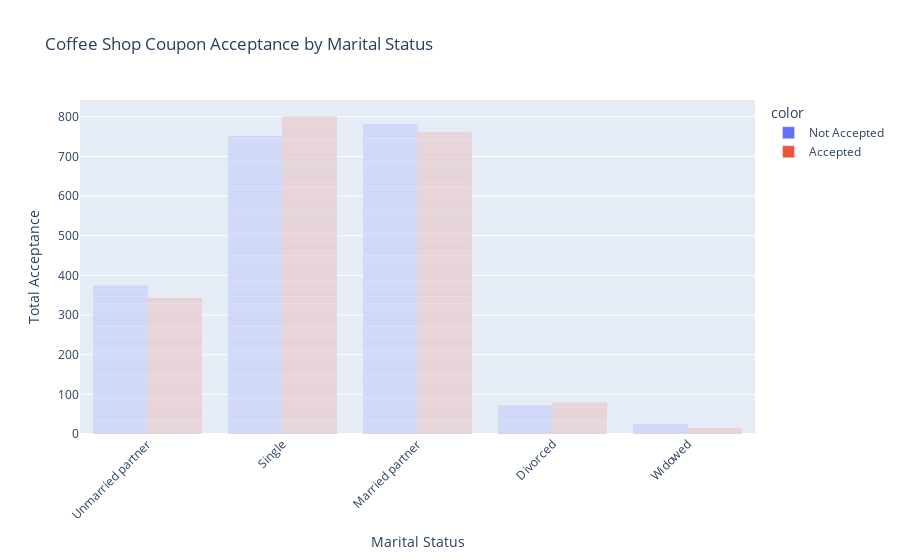

Here is the notebook cell this chart was saved with:
### Markdown cell above
Drivers aged between 21 and 30 accepted more coffee shop coupons than the older drivers. Kids accepted very less coupons.

### Code cell
#maritalStatus
fig4 = px.bar(CS_coupons_df['maritalStatus'], color=CS_coupons_df['coupon_accepted'], 
             title = 'Coffee Shop Coupon Acceptance by Marital Status',
            labels={'value':'Marital Status',
                   'count':'Total Acceptance'},
             barmode='group',
             height=400)
fig4.update_layout(xaxis_tickangle=-45)
fig4.show()

### Figure 1 — Plotly figure (JSON) as saved in the notebook; plotly's stock layout.template omitted (floating-point values rounded to 4 significant figures; data arrays with more than 128 entries replaced by an {"elided": "..."} marker saying what was removed)
{"data": [{"alignmentgroup": "True", "hovertemplate": "color=Not Accepted<br>Marital Status=%{x}<br>Total Acceptance=%{y}<extra></extra>", "legendgroup": "Not Accepted", "marker": {"color": "#636efa", "pattern": {"shape": ""}}, "name": "Not Accepted", "offsetgroup": "Not Accepted", "orientation": "v", "showlegend": true, "textposition": "auto", "type": "bar", "x": {"elided": "2001 str values"}, "xaxis": "x", "y": {"elided": "2001 int values"}, "yaxis": "y"}, {"alignmentgroup": "True", "hovertemplate": "color=Accepted<br>Marital Status=%{x}<br>Total Acceptance=%{y}<extra></extra>", "legendgroup": "Accepted", "marker": {"color": "#EF553B", "pattern": {"shape": ""}}, "name": "Accepted", "offsetgroup": "Accepted", "orientation": "v", "showlegend": true, "textposition": "auto", "type": "bar", "x": {"elided": "1995 str values"}, "xaxis": "x", "y": {"elided": "1995 int values"}, "yaxis": "y"}], "layout": {"autosize": true, "barmode": "group", "legend": {"title": {"text": "color"}, "tracegroupgap": 0}, "title": {"text": "Coffee Shop Coupon Acceptance by Marital Status"}, "xaxis": {"anchor": "y", "autorange": true, "domain": [0, 1], "range": [-0.5, 4.5], "tickangle": -45, "title": {"text": "Marital Status"}, "type": "category"}, "yaxis": {"anchor": "x", "autorange": true, "domain": [0, 1], "range": [0, 842.1], "title": {"text": "Total Acceptance"}, "type": "linear"}}}
